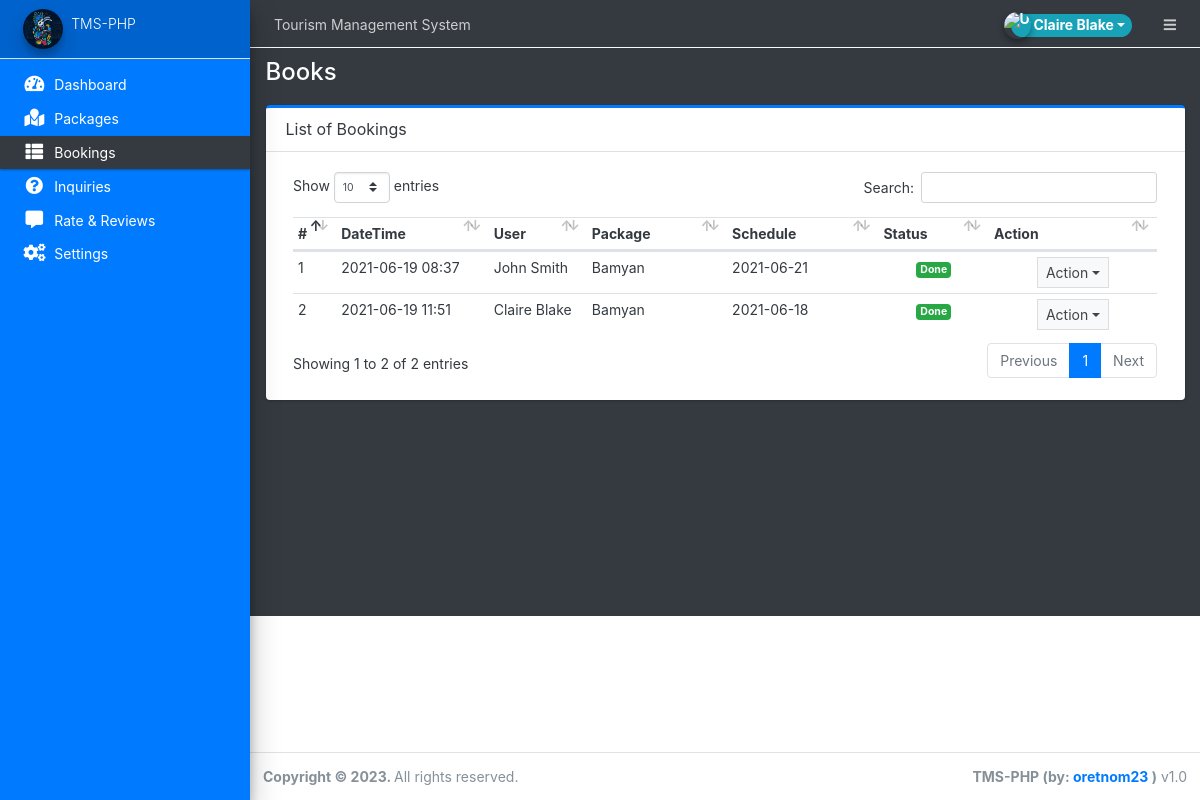
The page /admin/?page=books (signed in) on the database its author committed.
### tables this page shows
CREATE TABLE `book_list` (
  `id` int(30) NOT NULL,
  `user_id` int(30) NOT NULL,
  `package_id` int(30) NOT NULL,
  `status` tinyint(4) NOT NULL DEFAULT 0 COMMENT '0=pending,1=confirm, 2=cancelled\r\n',
  `schedule` date DEFAULT NULL,
  `date_created` datetime NOT NULL DEFAULT current_timestamp()
);

CREATE TABLE `packages` (
  `id` int(30) NOT NULL,
  `title` text DEFAULT NULL,
  `tour_location` text DEFAULT NULL,
  `cost` double NOT NULL,
  `description` text DEFAULT NULL,
  `upload_path` text DEFAULT NULL,
  `status` tinyint(4) NOT NULL DEFAULT 1 COMMENT '1 =active ,2 = Inactive',
  `date_created` datetime NOT NULL DEFAULT current_timestamp()
);

### admin/books/index.php (the view, shortened to what this page needs)
<div class="card card-outline card-primary">
	<div class="card-header">
		<h3 class="card-title">List of Bookings</h3>
	</div>
	<div class="card-body">
        <div class="container-fluid">
        <table class="table table-stripped text-dark">
            <colgroup>
                <col width="5%">
                <col width="10">
                <col width="15">
                <col width="25">
                <col width="20">
                <col width="5">
                <col width="5">
            </colgroup>
            <thead>
                <tr>
                    <th>#</th>
                    <th>DateTime</th>
                    <th>User</th>
                    <th>Package</th>
                    <th>Schedule</th>
                    <th>Status</th>
                    <th>Action</th>
                </tr>
            </thead>
            <tbody>
                <?php
                $i=1;
                    $qry = $conn->query("SELECT b.*,p.title,concat(u.firstname,' ',u.lastname) as name FROM book_list b inner join `packages` p on p.id = b.package_id inner join users u on u.id = b.user_id order by date(b.date_created) desc ");
                    while($row= $qry->fetch_assoc()):
                ?>
                    <tr>
                        <td><?php echo $i++ ?></td>
                        <td><?php echo date("Y-m-d H:i",strtotime($row['date_created'])) ?></td>
                        <td><?php echo $row['name'] ?></td>
                        <td><?php echo $row['title'] ?></td>
                        <td><?php echo date("Y-m-d",strtotime($row['schedule'])) ?></td>
                        <td class="text-center">
                            <?php if($row['status'] == 0): ?>
                                <span class="badge badge-warning">Pending</span>
                            <?php elseif($row['status'] == 1): ?>
                                <span class="badge badge-primary">Confirmed</span>
                            <?php elseif($row['status'] == 2): ?>
                                <span class="badge badge-danger">Cancelled</span>
                            <?php elseif($row['status'] == 3): ?>
                                <span class="badge badge-success">Done</span>
                            <?php endif; ?>
                        </td>
                        <td align="center">
                                <button type="button" class="btn btn-flat btn-default btn-sm dropdown-toggle dropdown-icon" data-toggle="dropdown">
                                    Action
                                </button>
                        </td>
                    </tr>
                <?php endwhile; ?>
            </tbody>
        </table>
		</div>
	</div>
</div>

### rows shown on the page
book_list: date_created "2021-06-19 08:37", name "John Smith", package.title "Bamyan", schedule "2021-06-21", status "Done"
book_list: date_created "2021-06-19 11:51", name "Claire Blake", package.title "Bamyan", schedule "2021-06-18", status "Done"

### other values the page prints
$_settings->info('name') "Tourism Management System"
$_settings->userdata('firstname').' '.$_settings->userdata('lastname') "Claire Blake"
$_settings->info('short_name') "TMS-PHP"
str_replace(array("/","_"), " ",$page) "Books"
